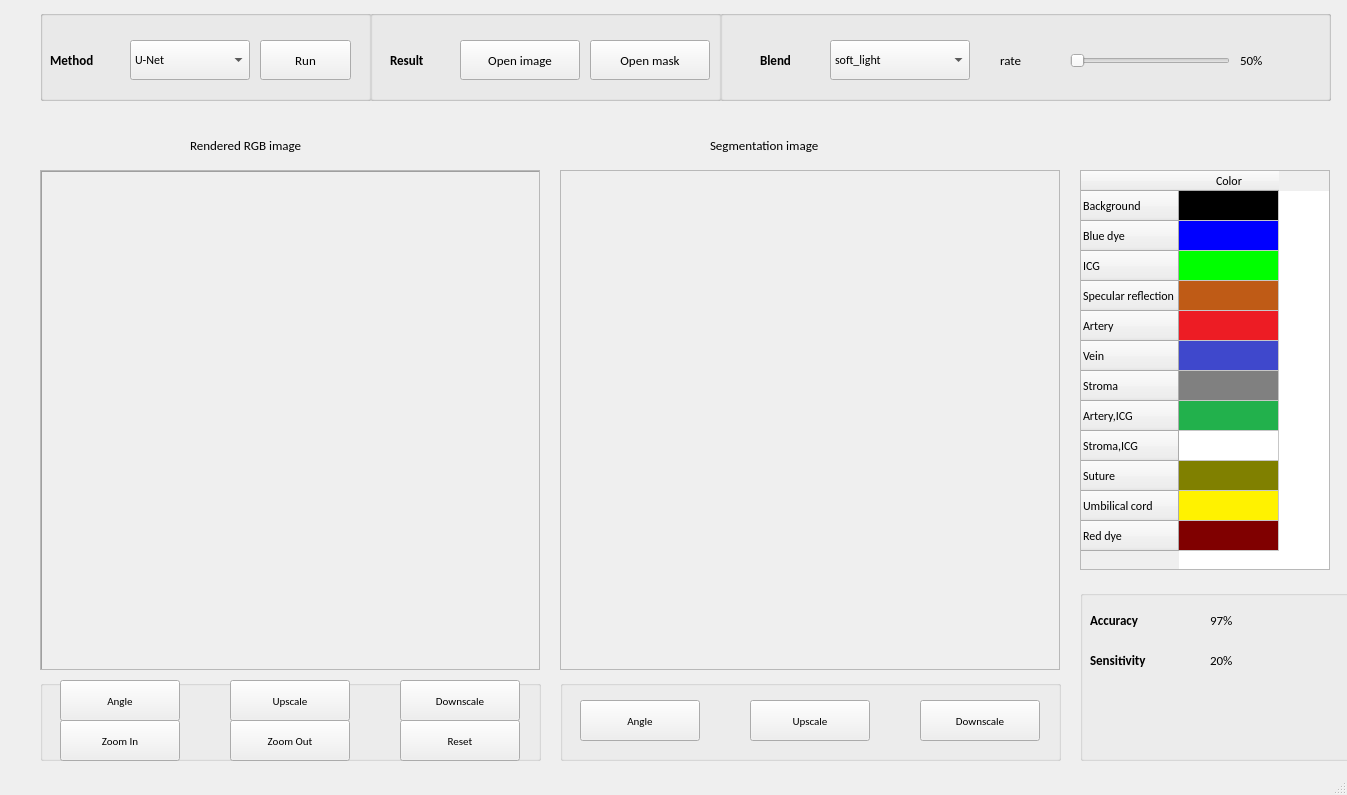
<?xml version="1.0" encoding="UTF-8"?>
<ui version="4.0">
 <class>MainWindow</class>
 <widget class="QMainWindow" name="MainWindow">
  <property name="geometry">
   <rect>
    <x>0</x>
    <y>0</y>
    <width>1347</width>
    <height>795</height>
   </rect>
  </property>
  <property name="windowTitle">
   <string>MainWindow</string>
  </property>
  <widget class="QWidget" name="centralwidget">
   <widget class="QLabel" name="preview_txt">
    <property name="geometry">
     <rect>
      <x>190</x>
      <y>130</y>
      <width>201</width>
      <height>30</height>
     </rect>
    </property>
    <property name="font">
     <font>
      <family>Calibri</family>
      <pointsize>10</pointsize>
     </font>
    </property>
    <property name="text">
     <string>Rendered RGB image </string>
    </property>
   </widget>
   <widget class="QLabel" name="modif_txt">
    <property name="geometry">
     <rect>
      <x>710</x>
      <y>130</y>
      <width>241</width>
      <height>30</height>
     </rect>
    </property>
    <property name="font">
     <font>
      <family>Calibri</family>
      <pointsize>10</pointsize>
     </font>
    </property>
    <property name="text">
     <string>Segmentation image</string>
    </property>
   </widget>
   <widget class="QScrollArea" name="Cont_1">
    <property name="geometry">
     <rect>
      <x>40</x>
      <y>170</y>
      <width>500</width>
      <height>500</height>
     </rect>
    </property>
    <property name="widgetResizable">
     <bool>true</bool>
    </property>
    <widget class="QWidget" name="con1_widget">
     <property name="geometry">
      <rect>
       <x>0</x>
       <y>0</y>
       <width>498</width>
       <height>498</height>
      </rect>
     </property>
     <widget class="QLabel" name="rgb_img">
      <property name="geometry">
       <rect>
        <x>0</x>
        <y>0</y>
        <width>500</width>
        <height>500</height>
       </rect>
      </property>
      <property name="sizePolicy">
       <sizepolicy hsizetype="Ignored" vsizetype="Ignored">
        <horstretch>0</horstretch>
        <verstretch>0</verstretch>
       </sizepolicy>
      </property>
      <property name="frameShape">
       <enum>QFrame::Panel</enum>
      </property>
      <property name="frameShadow">
       <enum>QFrame::Sunken</enum>
      </property>
      <property name="text">
       <string/>
      </property>
      <property name="scaledContents">
       <bool>true</bool>
      </property>
     </widget>
    </widget>
   </widget>
   <widget class="QScrollArea" name="Cont_2">
    <property name="geometry">
     <rect>
      <x>560</x>
      <y>170</y>
      <width>500</width>
      <height>500</height>
     </rect>
    </property>
    <property name="widgetResizable">
     <bool>true</bool>
    </property>
    <widget class="QWidget" name="con2_widget">
     <property name="geometry">
      <rect>
       <x>0</x>
       <y>0</y>
       <width>498</width>
       <height>498</height>
      </rect>
     </property>
     <widget class="QLabel" name="modified_img">
      <property name="enabled">
       <bool>true</bool>
      </property>
      <property name="geometry">
       <rect>
        <x>0</x>
        <y>0</y>
        <width>500</width>
        <height>500</height>
       </rect>
      </property>
      <property name="sizePolicy">
       <sizepolicy hsizetype="Ignored" vsizetype="Ignored">
        <horstretch>0</horstretch>
        <verstretch>0</verstretch>
       </sizepolicy>
      </property>
      <property name="text">
       <string/>
      </property>
      <property name="scaledContents">
       <bool>true</bool>
      </property>
     </widget>
    </widget>
   </widget>
   <widget class="QTableWidget" name="label_table">
    <property name="geometry">
     <rect>
      <x>1080</x>
      <y>170</y>
      <width>250</width>
      <height>400</height>
     </rect>
    </property>
    <property name="font">
     <font>
      <family>Calibri</family>
     </font>
    </property>
    <row>
     <property name="text">
      <string>Background</string>
     </property>
    </row>
    <row>
     <property name="text">
      <string>Blue dye</string>
     </property>
    </row>
    <row>
     <property name="text">
      <string>ICG</string>
     </property>
    </row>
    <row>
     <property name="text">
      <string>Specular reflection</string>
     </property>
    </row>
    <row>
     <property name="text">
      <string>Artery</string>
     </property>
    </row>
    <row>
     <property name="text">
      <string>Vein</string>
     </property>
    </row>
    <row>
     <property name="text">
      <string>Stroma</string>
     </property>
    </row>
    <row>
     <property name="text">
      <string>Artery,ICG</string>
     </property>
    </row>
    <row>
     <property name="text">
      <string>Stroma,ICG</string>
     </property>
    </row>
    <row>
     <property name="text">
      <string>Suture</string>
     </property>
    </row>
    <row>
     <property name="text">
      <string>Umbilical cord</string>
     </property>
    </row>
    <row>
     <property name="text">
      <string>Red dye</string>
     </property>
    </row>
    <column>
     <property name="text">
      <string>Color</string>
     </property>
    </column>
    <item row="0" column="0">
     <property name="text">
      <string/>
     </property>
     <property name="background">
      <brush brushstyle="SolidPattern">
       <color alpha="255">
        <red>0</red>
        <green>0</green>
        <blue>0</blue>
       </color>
      </brush>
     </property>
    </item>
    <item row="1" column="0">
     <property name="text">
      <string/>
     </property>
     <property name="background">
      <brush brushstyle="SolidPattern">
       <color alpha="255">
        <red>0</red>
        <green>0</green>
        <blue>255</blue>
       </color>
      </brush>
     </property>
    </item>
    <item row="2" column="0">
     <property name="text">
      <string/>
     </property>
     <property name="background">
      <brush brushstyle="SolidPattern">
       <color alpha="255">
        <red>0</red>
        <green>255</green>
        <blue>0</blue>
       </color>
      </brush>
     </property>
    </item>
    <item row="3" column="0">
     <property name="text">
      <string/>
     </property>
     <property name="background">
      <brush brushstyle="SolidPattern">
       <color alpha="255">
        <red>191</red>
        <green>91</green>
        <blue>22</blue>
       </color>
      </brush>
     </property>
    </item>
    <item row="4" column="0">
     <property name="text">
      <string/>
     </property>
     <property name="background">
      <brush brushstyle="SolidPattern">
       <color alpha="255">
        <red>237</red>
        <green>28</green>
        <blue>36</blue>
       </color>
      </brush>
     </property>
    </item>
    <item row="5" column="0">
     <property name="text">
      <string/>
     </property>
     <property name="background">
      <brush brushstyle="SolidPattern">
       <color alpha="255">
        <red>63</red>
        <green>72</green>
        <blue>204</blue>
       </color>
      </brush>
     </property>
    </item>
    <item row="6" column="0">
     <property name="text">
      <string/>
     </property>
     <property name="background">
      <brush brushstyle="SolidPattern">
       <color alpha="255">
        <red>128</red>
        <green>128</green>
        <blue>128</blue>
       </color>
      </brush>
     </property>
    </item>
    <item row="7" column="0">
     <property name="text">
      <string/>
     </property>
     <property name="background">
      <brush brushstyle="SolidPattern">
       <color alpha="255">
        <red>34</red>
        <green>177</green>
        <blue>76</blue>
       </color>
      </brush>
     </property>
    </item>
    <item row="8" column="0">
     <property name="text">
      <string/>
     </property>
     <property name="background">
      <brush brushstyle="SolidPattern">
       <color alpha="255">
        <red>255</red>
        <green>255</green>
        <blue>255</blue>
       </color>
      </brush>
     </property>
    </item>
    <item row="9" column="0">
     <property name="background">
      <brush brushstyle="SolidPattern">
       <color alpha="255">
        <red>128</red>
        <green>128</green>
        <blue>0</blue>
       </color>
      </brush>
     </property>
    </item>
    <item row="10" column="0">
     <property name="background">
      <brush brushstyle="SolidPattern">
       <color alpha="255">
        <red>255</red>
        <green>242</green>
        <blue>0</blue>
       </color>
      </brush>
     </property>
    </item>
    <item row="11" column="0">
     <property name="background">
      <brush brushstyle="SolidPattern">
       <color alpha="255">
        <red>128</red>
        <green>0</green>
        <blue>0</blue>
       </color>
      </brush>
     </property>
    </item>
   </widget>
   <widget class="QGroupBox" name="preformance">
    <property name="geometry">
     <rect>
      <x>1080</x>
      <y>590</y>
      <width>301</width>
      <height>171</height>
     </rect>
    </property>
    <property name="title">
     <string/>
    </property>
    <widget class="QLabel" name="accur_txt">
     <property name="geometry">
      <rect>
       <x>10</x>
       <y>10</y>
       <width>100</width>
       <height>40</height>
      </rect>
     </property>
     <property name="font">
      <font>
       <family>Calibri</family>
       <pointsize>10</pointsize>
       <weight>75</weight>
       <bold>true</bold>
      </font>
     </property>
     <property name="text">
      <string>Accuracy</string>
     </property>
    </widget>
    <widget class="QLabel" name="sens_txt">
     <property name="geometry">
      <rect>
       <x>10</x>
       <y>50</y>
       <width>100</width>
       <height>40</height>
      </rect>
     </property>
     <property name="font">
      <font>
       <family>Calibri</family>
       <pointsize>10</pointsize>
       <weight>75</weight>
       <bold>true</bold>
      </font>
     </property>
     <property name="text">
      <string>Sensitivity</string>
     </property>
    </widget>
    <widget class="QLabel" name="accr_value">
     <property name="geometry">
      <rect>
       <x>130</x>
       <y>10</y>
       <width>60</width>
       <height>40</height>
      </rect>
     </property>
     <property name="font">
      <font>
       <family>Calibri</family>
       <pointsize>10</pointsize>
      </font>
     </property>
     <property name="text">
      <string>97%</string>
     </property>
    </widget>
    <widget class="QLabel" name="sens_value">
     <property name="geometry">
      <rect>
       <x>130</x>
       <y>50</y>
       <width>60</width>
       <height>40</height>
      </rect>
     </property>
     <property name="font">
      <font>
       <family>Calibri</family>
       <pointsize>10</pointsize>
      </font>
     </property>
     <property name="text">
      <string>20%</string>
     </property>
    </widget>
   </widget>
   <widget class="QGroupBox" name="confi2_box">
    <property name="geometry">
     <rect>
      <x>560</x>
      <y>680</y>
      <width>501</width>
      <height>81</height>
     </rect>
    </property>
    <property name="title">
     <string/>
    </property>
    <widget class="QPushButton" name="angle_btn2">
     <property name="geometry">
      <rect>
       <x>20</x>
       <y>20</y>
       <width>120</width>
       <height>41</height>
      </rect>
     </property>
     <property name="sizePolicy">
      <sizepolicy hsizetype="Ignored" vsizetype="Ignored">
       <horstretch>0</horstretch>
       <verstretch>0</verstretch>
      </sizepolicy>
     </property>
     <property name="font">
      <font>
       <family>Calibri</family>
       <pointsize>8</pointsize>
      </font>
     </property>
     <property name="text">
      <string>Angle</string>
     </property>
     <property name="icon">
      <iconset>
       <normaloff>C:/Users/lenovo/.designer/backup/icon/rotate.png</normaloff>C:/Users/lenovo/.designer/backup/icon/rotate.png</iconset>
     </property>
    </widget>
    <widget class="QPushButton" name="scaleL_btn2">
     <property name="geometry">
      <rect>
       <x>190</x>
       <y>20</y>
       <width>120</width>
       <height>41</height>
      </rect>
     </property>
     <property name="sizePolicy">
      <sizepolicy hsizetype="Ignored" vsizetype="Ignored">
       <horstretch>0</horstretch>
       <verstretch>0</verstretch>
      </sizepolicy>
     </property>
     <property name="font">
      <font>
       <family>Calibri</family>
       <pointsize>8</pointsize>
      </font>
     </property>
     <property name="text">
      <string>Upscale</string>
     </property>
     <property name="icon">
      <iconset>
       <normaloff>C:/Users/lenovo/.designer/backup/icon/scalingL.png</normaloff>C:/Users/lenovo/.designer/backup/icon/scalingL.png</iconset>
     </property>
    </widget>
    <widget class="QPushButton" name="scaleS_btn2">
     <property name="geometry">
      <rect>
       <x>360</x>
       <y>20</y>
       <width>120</width>
       <height>41</height>
      </rect>
     </property>
     <property name="sizePolicy">
      <sizepolicy hsizetype="Ignored" vsizetype="Ignored">
       <horstretch>0</horstretch>
       <verstretch>0</verstretch>
      </sizepolicy>
     </property>
     <property name="font">
      <font>
       <family>Calibri</family>
       <pointsize>8</pointsize>
      </font>
     </property>
     <property name="text">
      <string>Downscale</string>
     </property>
     <property name="icon">
      <iconset>
       <normaloff>C:/Users/lenovo/.designer/backup/icon/scalingS.png</normaloff>C:/Users/lenovo/.designer/backup/icon/scalingS.png</iconset>
     </property>
    </widget>
   </widget>
   <widget class="QGroupBox" name="confi1_box">
    <property name="geometry">
     <rect>
      <x>40</x>
      <y>680</y>
      <width>501</width>
      <height>81</height>
     </rect>
    </property>
    <property name="title">
     <string/>
    </property>
    <widget class="QPushButton" name="angle_btn">
     <property name="geometry">
      <rect>
       <x>20</x>
       <y>0</y>
       <width>120</width>
       <height>41</height>
      </rect>
     </property>
     <property name="sizePolicy">
      <sizepolicy hsizetype="Ignored" vsizetype="Ignored">
       <horstretch>0</horstretch>
       <verstretch>0</verstretch>
      </sizepolicy>
     </property>
     <property name="font">
      <font>
       <family>Calibri</family>
       <pointsize>8</pointsize>
      </font>
     </property>
     <property name="text">
      <string>Angle</string>
     </property>
     <property name="icon">
      <iconset>
       <normaloff>C:/Users/lenovo/.designer/backup/icon/rotate.png</normaloff>C:/Users/lenovo/.designer/backup/icon/rotate.png</iconset>
     </property>
    </widget>
    <widget class="QPushButton" name="scaleL_btn">
     <property name="geometry">
      <rect>
       <x>190</x>
       <y>0</y>
       <width>120</width>
       <height>41</height>
      </rect>
     </property>
     <property name="sizePolicy">
      <sizepolicy hsizetype="Ignored" vsizetype="Ignored">
       <horstretch>0</horstretch>
       <verstretch>0</verstretch>
      </sizepolicy>
     </property>
     <property name="font">
      <font>
       <family>Calibri</family>
       <pointsize>8</pointsize>
      </font>
     </property>
     <property name="text">
      <string>Upscale</string>
     </property>
     <property name="icon">
      <iconset>
       <normaloff>C:/Users/lenovo/.designer/backup/icon/scalingL.png</normaloff>C:/Users/lenovo/.designer/backup/icon/scalingL.png</iconset>
     </property>
    </widget>
    <widget class="QPushButton" name="scaleS_btn">
     <property name="geometry">
      <rect>
       <x>360</x>
       <y>0</y>
       <width>120</width>
       <height>41</height>
      </rect>
     </property>
     <property name="sizePolicy">
      <sizepolicy hsizetype="Ignored" vsizetype="Ignored">
       <horstretch>0</horstretch>
       <verstretch>0</verstretch>
      </sizepolicy>
     </property>
     <property name="font">
      <font>
       <family>Calibri</family>
       <pointsize>8</pointsize>
      </font>
     </property>
     <property name="text">
      <string>Downscale</string>
     </property>
     <property name="icon">
      <iconset>
       <normaloff>C:/Users/lenovo/.designer/backup/icon/scalingS.png</normaloff>C:/Users/lenovo/.designer/backup/icon/scalingS.png</iconset>
     </property>
    </widget>
    <widget class="QPushButton" name="zoomin_btn">
     <property name="geometry">
      <rect>
       <x>20</x>
       <y>40</y>
       <width>120</width>
       <height>41</height>
      </rect>
     </property>
     <property name="sizePolicy">
      <sizepolicy hsizetype="Ignored" vsizetype="Ignored">
       <horstretch>0</horstretch>
       <verstretch>0</verstretch>
      </sizepolicy>
     </property>
     <property name="font">
      <font>
       <family>Calibri</family>
       <pointsize>8</pointsize>
      </font>
     </property>
     <property name="text">
      <string>Zoom In</string>
     </property>
     <property name="icon">
      <iconset>
       <normaloff>C:/Users/lenovo/.designer/backup/icon/rotate.png</normaloff>C:/Users/lenovo/.designer/backup/icon/rotate.png</iconset>
     </property>
    </widget>
    <widget class="QPushButton" name="zoomout_btn">
     <property name="geometry">
      <rect>
       <x>190</x>
       <y>40</y>
       <width>120</width>
       <height>41</height>
      </rect>
     </property>
     <property name="sizePolicy">
      <sizepolicy hsizetype="Ignored" vsizetype="Ignored">
       <horstretch>0</horstretch>
       <verstretch>0</verstretch>
      </sizepolicy>
     </property>
     <property name="font">
      <font>
       <family>Calibri</family>
       <pointsize>8</pointsize>
      </font>
     </property>
     <property name="text">
      <string>Zoom Out</string>
     </property>
     <property name="icon">
      <iconset>
       <normaloff>C:/Users/lenovo/.designer/backup/icon/rotate.png</normaloff>C:/Users/lenovo/.designer/backup/icon/rotate.png</iconset>
     </property>
    </widget>
    <widget class="QPushButton" name="normalsize_btn">
     <property name="enabled">
      <bool>true</bool>
     </property>
     <property name="geometry">
      <rect>
       <x>360</x>
       <y>40</y>
       <width>120</width>
       <height>41</height>
      </rect>
     </property>
     <property name="sizePolicy">
      <sizepolicy hsizetype="Ignored" vsizetype="Ignored">
       <horstretch>0</horstretch>
       <verstretch>0</verstretch>
      </sizepolicy>
     </property>
     <property name="font">
      <font>
       <family>Calibri</family>
       <pointsize>8</pointsize>
      </font>
     </property>
     <property name="text">
      <string>Reset</string>
     </property>
     <property name="icon">
      <iconset>
       <normaloff>C:/Users/lenovo/.designer/backup/icon/rotate.png</normaloff>C:/Users/lenovo/.designer/backup/icon/rotate.png</iconset>
     </property>
    </widget>
   </widget>
   <widget class="QGroupBox" name="Header">
    <property name="geometry">
     <rect>
      <x>40</x>
      <y>10</y>
      <width>1291</width>
      <height>91</height>
     </rect>
    </property>
    <property name="title">
     <string/>
    </property>
    <widget class="QGroupBox" name="method">
     <property name="geometry">
      <rect>
       <x>0</x>
       <y>0</y>
       <width>331</width>
       <height>91</height>
      </rect>
     </property>
     <property name="title">
      <string/>
     </property>
     <widget class="QLabel" name="method_txt">
      <property name="geometry">
       <rect>
        <x>10</x>
        <y>30</y>
        <width>71</width>
        <height>41</height>
       </rect>
      </property>
      <property name="font">
       <font>
        <family>Calibri</family>
        <pointsize>10</pointsize>
        <weight>75</weight>
        <bold>true</bold>
       </font>
      </property>
      <property name="text">
       <string>Method</string>
      </property>
     </widget>
     <widget class="QComboBox" name="method_list">
      <property name="geometry">
       <rect>
        <x>90</x>
        <y>30</y>
        <width>120</width>
        <height>40</height>
       </rect>
      </property>
      <property name="minimumSize">
       <size>
        <width>100</width>
        <height>30</height>
       </size>
      </property>
      <property name="font">
       <font>
        <family>Calibri</family>
        <pointsize>9</pointsize>
       </font>
      </property>
      <item>
       <property name="text">
        <string>U-Net</string>
       </property>
      </item>
      <item>
       <property name="text">
        <string>method-B</string>
       </property>
      </item>
     </widget>
     <widget class="QToolButton" name="run_btn">
      <property name="geometry">
       <rect>
        <x>220</x>
        <y>30</y>
        <width>91</width>
        <height>40</height>
       </rect>
      </property>
      <property name="font">
       <font>
        <family>Calibri</family>
        <pointsize>10</pointsize>
       </font>
      </property>
      <property name="text">
       <string>Run</string>
      </property>
     </widget>
    </widget>
    <widget class="QGroupBox" name="result">
     <property name="geometry">
      <rect>
       <x>330</x>
       <y>0</y>
       <width>351</width>
       <height>91</height>
      </rect>
     </property>
     <property name="title">
      <string/>
     </property>
     <widget class="QLabel" name="result_txt">
      <property name="geometry">
       <rect>
        <x>20</x>
        <y>30</y>
        <width>61</width>
        <height>41</height>
       </rect>
      </property>
      <property name="font">
       <font>
        <family>Calibri</family>
        <pointsize>10</pointsize>
        <weight>75</weight>
        <bold>true</bold>
       </font>
      </property>
      <property name="text">
       <string>Result</string>
      </property>
     </widget>
     <widget class="QToolButton" name="openimg_btn">
      <property name="geometry">
       <rect>
        <x>90</x>
        <y>30</y>
        <width>120</width>
        <height>40</height>
       </rect>
      </property>
      <property name="font">
       <font>
        <family>Calibri</family>
        <pointsize>10</pointsize>
       </font>
      </property>
      <property name="text">
       <string>Open image</string>
      </property>
     </widget>
     <widget class="QToolButton" name="openmask_btn">
      <property name="geometry">
       <rect>
        <x>220</x>
        <y>30</y>
        <width>120</width>
        <height>40</height>
       </rect>
      </property>
      <property name="font">
       <font>
        <family>Calibri</family>
        <pointsize>10</pointsize>
       </font>
      </property>
      <property name="text">
       <string>Open mask</string>
      </property>
     </widget>
    </widget>
    <widget class="QGroupBox" name="blend">
     <property name="geometry">
      <rect>
       <x>680</x>
       <y>0</y>
       <width>611</width>
       <height>91</height>
      </rect>
     </property>
     <property name="title">
      <string/>
     </property>
     <widget class="QLabel" name="blend_txt">
      <property name="geometry">
       <rect>
        <x>40</x>
        <y>30</y>
        <width>61</width>
        <height>40</height>
       </rect>
      </property>
      <property name="font">
       <font>
        <family>Calibri</family>
        <pointsize>10</pointsize>
        <weight>75</weight>
        <bold>true</bold>
       </font>
      </property>
      <property name="text">
       <string>Blend</string>
      </property>
     </widget>
     <widget class="QComboBox" name="comboBox">
      <property name="geometry">
       <rect>
        <x>110</x>
        <y>30</y>
        <width>140</width>
        <height>40</height>
       </rect>
      </property>
      <property name="minimumSize">
       <size>
        <width>100</width>
        <height>30</height>
       </size>
      </property>
      <property name="font">
       <font>
        <family>Calibri</family>
        <pointsize>9</pointsize>
       </font>
      </property>
      <item>
       <property name="text">
        <string>soft_light</string>
       </property>
      </item>
      <item>
       <property name="text">
        <string>multiply</string>
       </property>
      </item>
      <item>
       <property name="text">
        <string>lighten_only</string>
       </property>
      </item>
     </widget>
     <widget class="QLabel" name="rate_txt">
      <property name="geometry">
       <rect>
        <x>280</x>
        <y>30</y>
        <width>61</width>
        <height>40</height>
       </rect>
      </property>
      <property name="font">
       <font>
        <family>Calibri</family>
        <pointsize>10</pointsize>
       </font>
      </property>
      <property name="text">
       <string>rate</string>
      </property>
     </widget>
     <widget class="QSlider" name="rate_slider">
      <property name="geometry">
       <rect>
        <x>350</x>
        <y>40</y>
        <width>160</width>
        <height>21</height>
       </rect>
      </property>
      <property name="orientation">
       <enum>Qt::Horizontal</enum>
      </property>
     </widget>
     <widget class="QLabel" name="rate_value">
      <property name="geometry">
       <rect>
        <x>520</x>
        <y>30</y>
        <width>61</width>
        <height>40</height>
       </rect>
      </property>
      <property name="font">
       <font>
        <family>Calibri</family>
        <pointsize>10</pointsize>
       </font>
      </property>
      <property name="text">
       <string>50%</string>
      </property>
     </widget>
    </widget>
   </widget>
  </widget>
  <widget class="QStatusBar" name="statusbar"/>
  <action name="actionPreview">
   <property name="text">
    <string>Preview</string>
   </property>
  </action>
  <action name="actionCube">
   <property name="text">
    <string>Cube</string>
   </property>
  </action>
  <action name="actionRGB">
   <property name="text">
    <string>RGB</string>
   </property>
  </action>
  <action name="actionSegment">
   <property name="text">
    <string>Segment</string>
   </property>
  </action>
  <action name="actionAngle">
   <property name="text">
    <string>Angle</string>
   </property>
   <property name="iconVisibleInMenu">
    <bool>true</bool>
   </property>
  </action>
  <action name="actionScale">
   <property name="text">
    <string>Scale</string>
   </property>
  </action>
  <action name="actionBlend">
   <property name="text">
    <string>Blend</string>
   </property>
  </action>
  <action name="actionNew">
   <property name="text">
    <string>New</string>
   </property>
  </action>
  <action name="actionOpen">
   <property name="text">
    <string>Open</string>
   </property>
  </action>
  <action name="actionRecent">
   <property name="text">
    <string>Recent </string>
   </property>
  </action>
  <action name="actionSave">
   <property name="text">
    <string>Save</string>
   </property>
  </action>
  <action name="actionSave_as">
   <property name="text">
    <string>Save as</string>
   </property>
  </action>
  <action name="actionMask">
   <property name="checkable">
    <bool>true</bool>
   </property>
   <property name="checked">
    <bool>false</bool>
   </property>
   <property name="text">
    <string>Mask</string>
   </property>
   <property name="iconText">
    <string>Mask</string>
   </property>
   <property name="toolTip">
    <string>Mask</string>
   </property>
  </action>
 </widget>
 <resources/>
 <connections/>
</ui>
